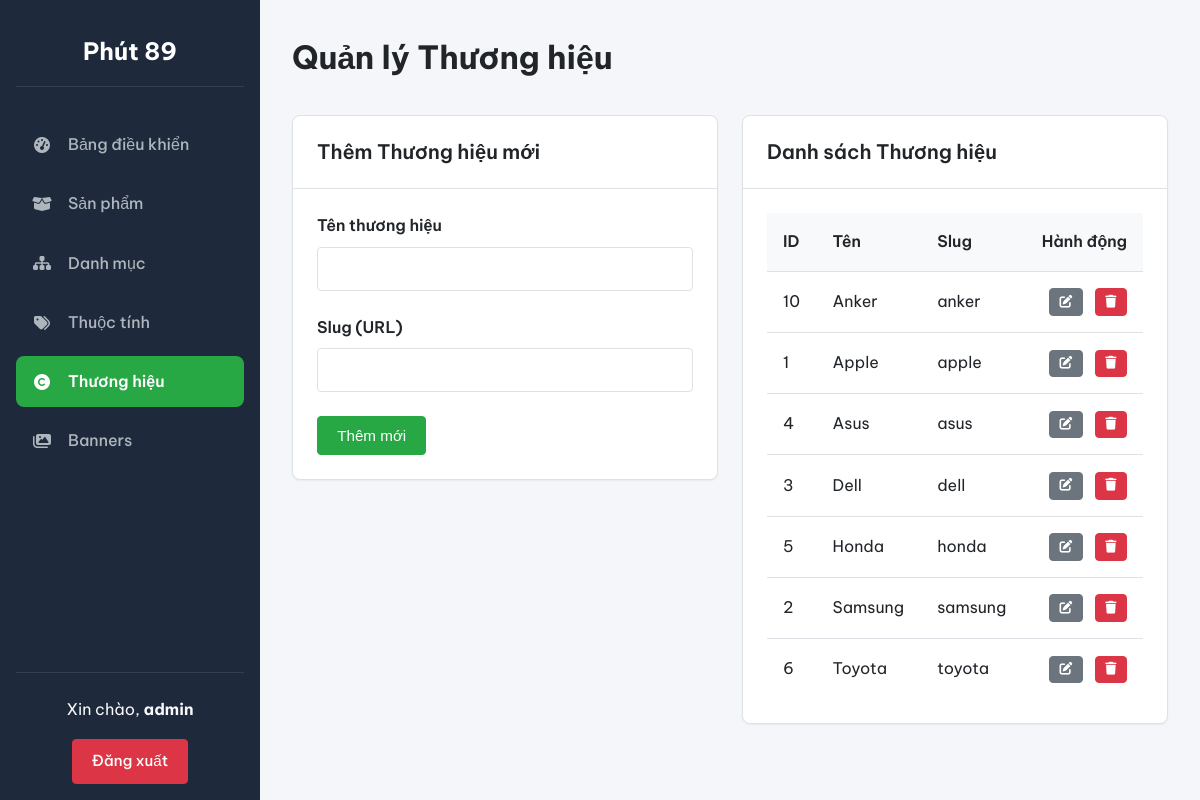
The app's page /admin/brands.php (signed in) with its own data.
### tables this page shows
CREATE TABLE `thuong_hieu` (
  `id` int(11) NOT NULL,
  `ten_thuong_hieu` varchar(255) NOT NULL,
  `slug` varchar(255) NOT NULL
);

### includes/functions.php (called while the page is built, shortened)
<?php
function e($string)
{
    return htmlspecialchars($string ?? '', ENT_QUOTES, 'UTF-8');
}

### admin/brands.php (the view, shortened to what this page needs)
<?php
require_once 'includes/header.php';
$id_edit = (int)($_GET['id_edit'] ?? 0);
$brand_edit = null;
$all_brands = $pdo->query("SELECT * FROM thuong_hieu ORDER BY ten_thuong_hieu ASC")->fetchAll();
?>
<div class="form-grid" style="align-items: flex-start;">
    <div class="card">
        <div class="card-header">
            <h2 class="card-title"><?php echo $id_edit ? 'Sửa Thương hiệu' : 'Thêm Thương hiệu mới'; ?></h2>
        </div>
        <div class="card-body">
            <form action="brands.php" method="POST">
                <div class="form-group">
                    <label for="name_for_slug">Tên thương hiệu</label>
                    <input type="text" class="form-control" name="ten_thuong_hieu" id="name_for_slug" value="<?php echo e($brand_edit['ten_thuong_hieu'] ?? ''); ?>" required>
                </div>
                <div class="form-group">
                    <label for="slug">Slug (URL)</label>
                    <input type="text" class="form-control" name="slug" id="slug" value="<?php echo e($brand_edit['slug'] ?? ''); ?>" required>
                </div>
                <button type="submit" class="btn btn-primary"><?php echo $id_edit ? 'Cập nhật' : 'Thêm mới'; ?></button>
            </form>
        </div>
    </div>
    <div class="card">
        <div class="card-header">
            <h2 class="card-title">Danh sách Thương hiệu</h2>
        </div>
        <div class="card-body">
            <table>
                <thead>
                    <tr>
                        <th>ID</th>
                        <th>Tên</th>
                        <th>Slug</th>
                        <th class="actions">Hành động</th>
                    </tr>
                </thead>
                <tbody>
                    <?php if ($all_brands): ?>
                        <?php foreach ($all_brands as $brand): ?>
                            <tr>
                                <td><?php echo $brand['id']; ?></td>
                                <td><?php echo e($brand['ten_thuong_hieu']); ?></td>
                                <td><?php echo e($brand['slug']); ?></td>
                                <td class="actions">
                                    <a href="brands.php?id_edit=<?php echo $brand['id']; ?>" class="btn btn-secondary" title="Sửa"><i class="fas fa-edit"></i></a>
                                    <a href="brands.php?action=delete&id=<?php echo $brand['id']; ?>" class="btn btn-danger" onclick="return confirm('Bạn có chắc chắn muốn xóa?');" title="Xóa"><i class="fas fa-trash"></i></a>
                                </td>
                            </tr>
                        <?php endforeach; ?>
                    <?php else: ?>
                        <tr>
                            <td colspan="4" style="text-align:center;">Chưa có thương hiệu nào.</td>
                        </tr>
                    <?php endif; ?>
                </tbody>
            </table>
        </div>
    </div>
</div>
<?php require_once 'includes/footer.php'; ?>

### admin/assets/admin_style.css (style rules this page uses)
:root { --primary-color: #28a745; --primary-hover-color: #218838; --danger-color: #dc3545; --danger-hover-color: #c82333; --secondary-color: #6c757d; --text-dark: #212529; --text-light: #f8f9fa; --text-muted: #6c757d; --bg-dark-sidebar: #1e293b; --bg-light-content: #f4f6f9; --bg-white: #ffffff; --border-color: #dee2e6; --font-family-sans-serif: "Be Vietnam Pro", sans-serif; --radius-sm: 0.25rem; --radius-md: 0.5rem; --shadow-sm: 0 1px 2px 0 rgb(0 0 0 / 0.05); --shadow-md: 0 4px 6px -1px rgb(0 0 0 / 0.1), 0 2px 4px -2px rgb(0 0 0 / 0.1); --transition: all 0.2s ease-in-out; }
* { box-sizing: border-box; margin: 0; padding: 0; }
a { text-decoration: none; color: inherit; }
body { font-family: var(--font-family-sans-serif); background-color: var(--bg-light-content); color: var(--text-dark); font-size: 16px; line-height: 1.6; }
.card { background: var(--bg-white); border: 1px solid var(--border-color); border-radius: var(--radius-md); margin-bottom: 2rem; box-shadow: var(--shadow-sm); }
.card-header { padding: 1.25rem 1.5rem; border-bottom: 1px solid var(--border-color); display: flex; justify-content: space-between; align-items: center; }
.card-title { font-size: 1.25rem; font-weight: 600; }
.card-body { padding: 1.5rem; }
.btn { padding: 0.6rem 1.2rem; border: 1px solid transparent; border-radius: var(--radius-sm); font-size: 0.95rem; font-weight: 500; cursor: pointer; text-decoration: none; display: inline-flex; align-items: center; gap: 0.5rem; transition: var(--transition); }
.btn-primary { background-color: var(--primary-color); border-color: var(--primary-color); color: #fff; }
.btn-danger { background-color: var(--danger-color); border-color: var(--danger-color); color: #fff; }
.btn-secondary { background-color: var(--secondary-color); border-color: var(--secondary-color); color: #fff; }
table { width: 100%; border-collapse: collapse; }
table th, table td { padding: 1rem; text-align: left; border-bottom: 1px solid var(--border-color); vertical-align: middle; }
table th { font-weight: 600; background-color: #f8f9fa; color: var(--text-dark); }
table tr:last-child td { border-bottom: none; }
table .actions { text-align: right; white-space: nowrap; }
table .actions a, table .actions button { margin-left: 0.5rem; padding: 0.4rem 0.6rem; font-size: 0.8rem; }
.form-group { margin-bottom: 1.5rem; }
.form-group label { display: block; font-weight: 600; margin-bottom: 0.5rem; }
.form-control { width: 100%; padding: 0.75rem; font-size: 1rem; border: 1px solid var(--border-color); border-radius: var(--radius-sm); transition: var(--transition); }
.form-grid { display: grid; grid-template-columns: repeat(auto-fit, minmax(250px, 1fr)); gap: 1.5rem; }

### records on screen
thuong_hieu: id "10", ten_thuong_hieu "Anker", slug "anker"
thuong_hieu: id "1", ten_thuong_hieu "Apple", slug "apple"
thuong_hieu: id "4", ten_thuong_hieu "Asus", slug "asus"
thuong_hieu: id "3", ten_thuong_hieu "Dell", slug "dell"
thuong_hieu: id "5", ten_thuong_hieu "Honda", slug "honda"
thuong_hieu: id "2", ten_thuong_hieu "Samsung", slug "samsung"
thuong_hieu: id "6", ten_thuong_hieu "Toyota", slug "toyota"

### other values on screen
SITE_NAME "Phút 89"
$_SESSION['admin_username'] "admin"
$page_title "Quản lý Thương hiệu"
